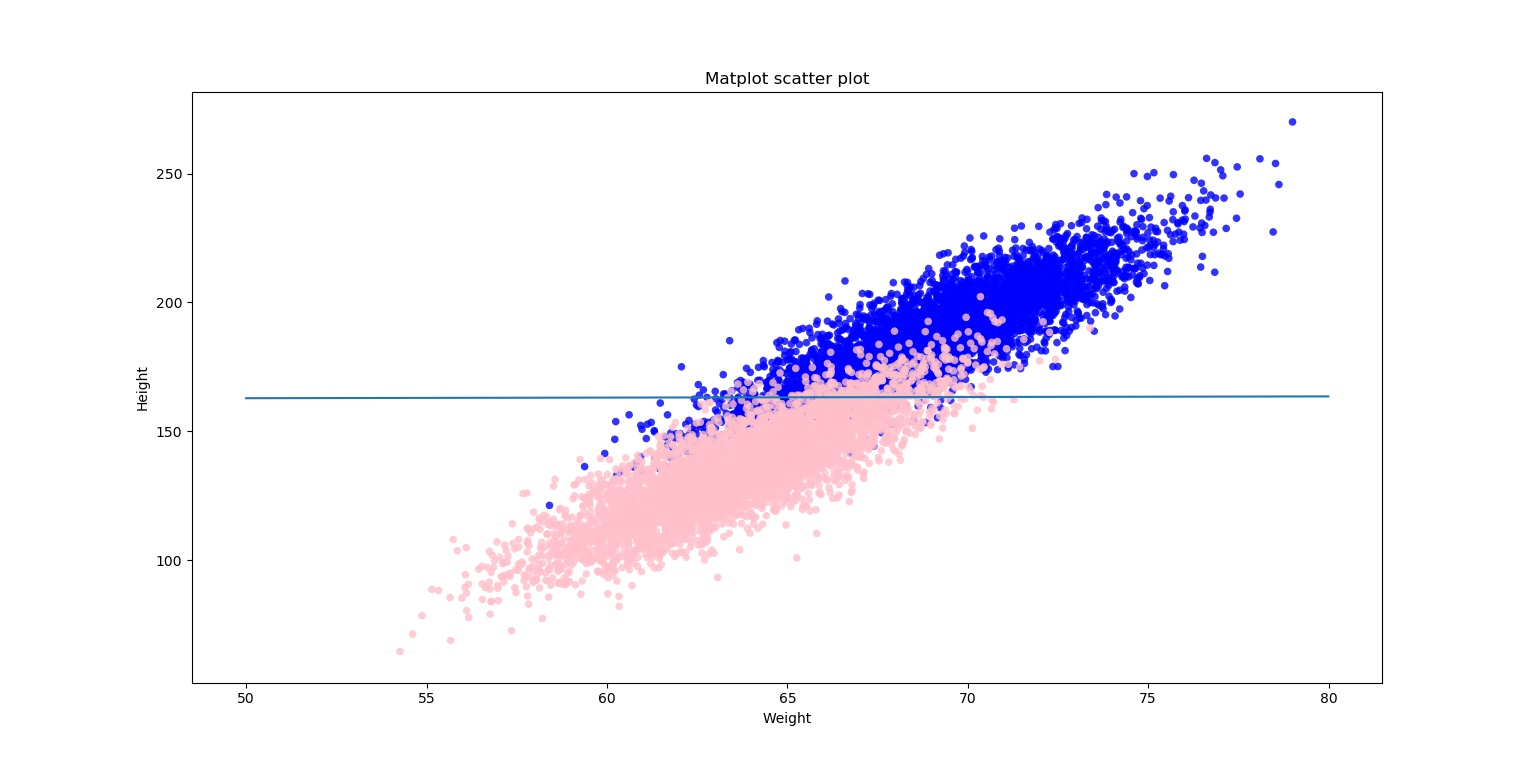

Recreate this plot in Python.
import pandas as pd
import numpy as np
from matplotlib import pyplot as plt

a = pd.read_csv("01_heights_weights_genders.csv", sep=',',header=None).values
a=a[1:]
a=np.where(a=="Male", 1, a)
a=np.where(a=="Female", -1, a)
# print(a)
# np.random.shuffle(a)
a=np.insert(a,3,1,axis=1)
b=np.rot90(a)
c=b[:-1]
c=np.rot90(c)
c=np.rot90(c)
c=np.rot90(c)
X=c
Y=b[3]
X=X.astype(float)
Y=Y.astype(float)

def activation_func(n):
    f = np.tanh(n)
    return f
def perceptron_gd_plot(X, Y):
    w = np.array([0.2, 0.2, 0.2])
    eta = 0.1
    epochs = 120

    errors = []

    xin = X.copy()
    sig=xin[1].max()
    xin=np.rot90(xin)
    xin[1]=xin[1]/xin[1].max()
    xin[2]=xin[2]/xin[2].max()
    xin=np.rot90(xin)
    xin=np.rot90(xin)
    xin=np.rot90(xin)
    for z in range(epochs):
        yin = np.dot(xin, w)
        e = Y - activation_func(yin)
        errors.append(np.abs(np.average(e)))
        grad = eta * e
        t = np.rot90(xin)
        t = np.dot(t, grad)
        t = np.flip(t)
        w = w + t

    return w,sig,errors

weight,sig,errors=perceptron_gd_plot(X, Y)
loss_unit_number=0

for i in range(len(X)):
    y= -((weight[0] / weight[1]) * X[i][0] - (weight[2] / weight[1]))+sig
    if X[i][1] > y and Y[i] == -1:
        loss_unit_number+=1
    if X[i][1] < y and Y[i] == 1:
        loss_unit_number += 1
print(loss_unit_number)
fig = plt.figure()
ax = fig.add_subplot(1, 1,1)
print("please wait for plotting ...")
for i in range(len(X[:2000])):
    if i>1000:
        i+=4000
    if Y[i] == 1:
        ax.scatter(X[i][0], X[i][1], alpha=0.8,color="blue", edgecolors='none', s=30)
    if Y[i] == -1:
        ax.scatter(X[i][0], X[i][1], alpha=0.8, color="pink", edgecolors='none', s=30)
x = np.arange(50, 80, 0.01)
y = -((weight[0] / weight[1]) * x - (weight[2] / weight[1]))+sig

plt.plot(x,y)
plt.title('Matplot scatter plot')
plt.xlabel("Weight")
plt.ylabel("Height")
plt.show()

plt.plot(np.arange(len(errors)),errors)
plt.xlabel("epoch")
plt.ylabel("loss")
plt.title("Loss")
plt.show()
